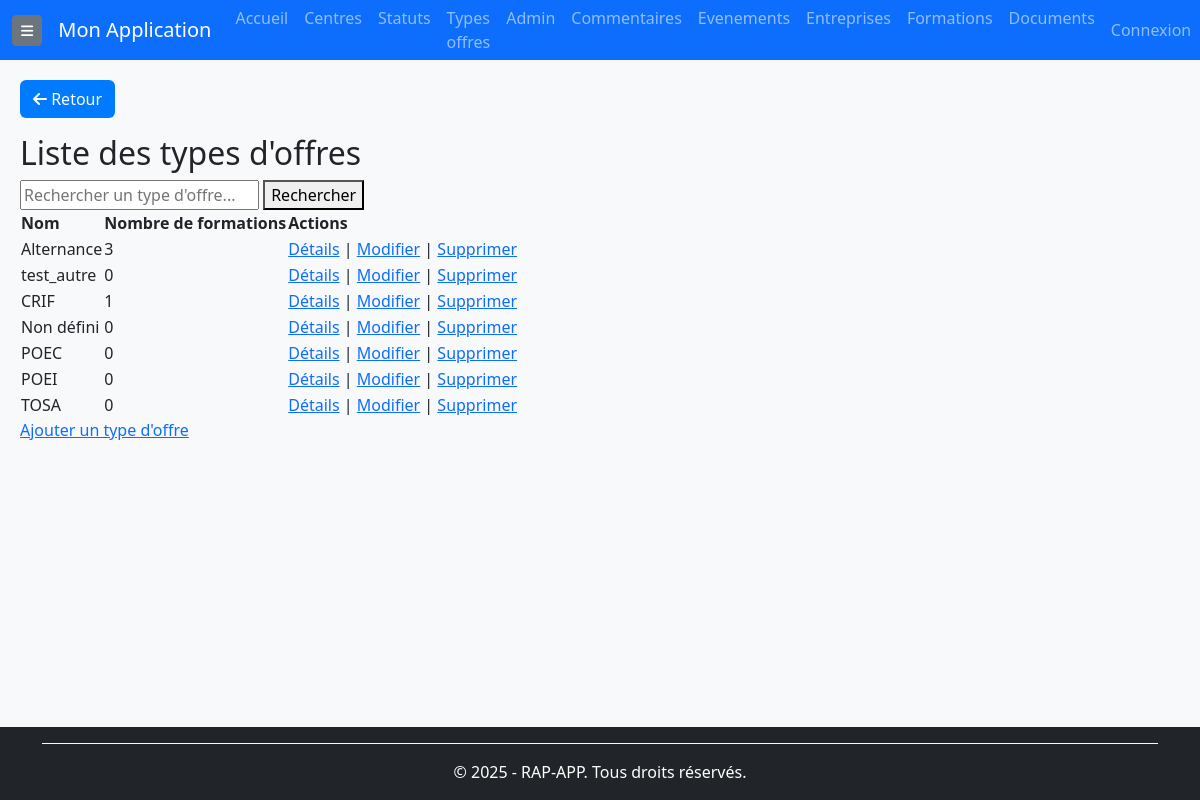
The page /types-offres/ (signed in) on the database its author committed.
### rap_app/models/types_offre.py (models this page shows, shortened)
class TypeOffre(BaseModel):
    CRIF = 'crif'
    ALTERNANCE = 'alternance'
    POEC = 'poec'
    POEI = 'poei'
    TOSA = 'tosa'
    AUTRE = 'autre'
    NON_DEFINI = 'non_defini'
    TYPE_OFFRE_CHOICES = [
        (CRIF, 'CRIF'),
        (ALTERNANCE, 'Alternance'),
        (POEC, 'POEC'),
        (POEI, 'POEI'),
        (TOSA, 'TOSA'),
        (AUTRE, 'Autre'),
        (NON_DEFINI, 'Non défini'),
    ]
    nom = models.CharField(
        max_length=100,
        choices=TYPE_OFFRE_CHOICES,
        default=NON_DEFINI,
        verbose_name="Type d'offre"
    )
    """
    Nom du type d'offre, avec une liste de choix prédéfinis.
    """
    autre = models.CharField(
        max_length=255,
        blank=True,  # Suppression de null=True pour éviter les valeurs NULL sur un CharField
        verbose_name="Autre (personnalisé)"
    )
    """
    Champ permettant de spécifier un type personnalisé si "Autre" est sélectionné.
    """
    def __str__(self):
        return self.autre if self.nom == self.AUTRE and self.autre else self.get_nom_display()
    class Meta:
        verbose_name = "Type d'offre"
        verbose_name_plural = "Types d'offres"
        ordering = ['nom']
        constraints = [
            models.UniqueConstraint(
                fields=['autre'],
                name='unique_autre_non_null',
                condition=models.Q(nom='autre', autre__isnull=False)
            )
        ]  # Empêche d'avoir plusieurs fois la même valeur personnalisée 'Autre'

### rap_app/views/types_offre_views.py (the view)
# urls.py: path('types-offres/', types_offre_views.TypeOffreListView.as_view(), name='type-offre-list'),
class TypeOffreListView(BaseListView):
    model = TypeOffre
    context_object_name = 'types_offre'
    template_name = "types_offres/typeoffre_list.html"
    def get_queryset(self):
        queryset = super().get_queryset().annotate(
            nb_formations=Count('formations')
        )
        q = self.request.GET.get('q')
        if q:
            queryset = queryset.filter(Q(nom__icontains=q) | Q(autre__icontains=q))
        return queryset.order_by('nom')
    def get_context_data(self, **kwargs):
        context = super().get_context_data(**kwargs)
        context['filters'] = {
            'q': self.request.GET.get('q', ''),
        }
        return context

### rap_app/templates/types_offres/typeoffre_list.html
{% extends "base.html" %}
{% block content %}
{% include "composants/bouton_retour.html" %}
<h2>Liste des types d'offres</h2>
<form method="GET">
    <input type="text" name="q" value="{{ filters.q }}" placeholder="Rechercher un type d'offre...">
    <button type="submit">Rechercher</button>
</form>
<table>
    <thead>
        <tr>
            <th>Nom</th>
            <th>Nombre de formations</th>
            <th>Actions</th>
        </tr>
    </thead>
    <tbody>
        {% for type_offre in types_offre %}
        <tr>
            <td>{{ type_offre }}</td>
            <td>{{ type_offre.nb_formations }}</td>
            <td>
                <a href="{% url 'type-offre-detail' type_offre.id %}">Détails</a> |
                <a href="{% url 'type-offre-update' type_offre.id %}">Modifier</a> |
                <a href="{% url 'type-offre-delete' type_offre.id %}">Supprimer</a>
            </td>
        </tr>
        {% empty %}
        <tr>
            <td colspan="3">Aucun type d'offre trouvé.</td>
        </tr>
        {% endfor %}
    </tbody>
</table>
<a href="{% url 'type-offre-create' %}">Ajouter un type d'offre</a>
{% endblock %}

### rap_app/templates/base.html (style rules this page uses)
body { background-color: #f8f9fa; display: flex; flex-direction: column; min-height: 100vh; }

### rows shown on the page
TypeOffre: nom "Alternance", nb_formations "3"
TypeOffre: nom+autre "test_autre", nb_formations "0"
TypeOffre: nom "CRIF", nb_formations "1"
TypeOffre: nom "Non défini", nb_formations "0"
TypeOffre: nom "POEC", nb_formations "0"
TypeOffre: nom "POEI", nb_formations "0"
TypeOffre: nom "TOSA", nb_formations "0"
